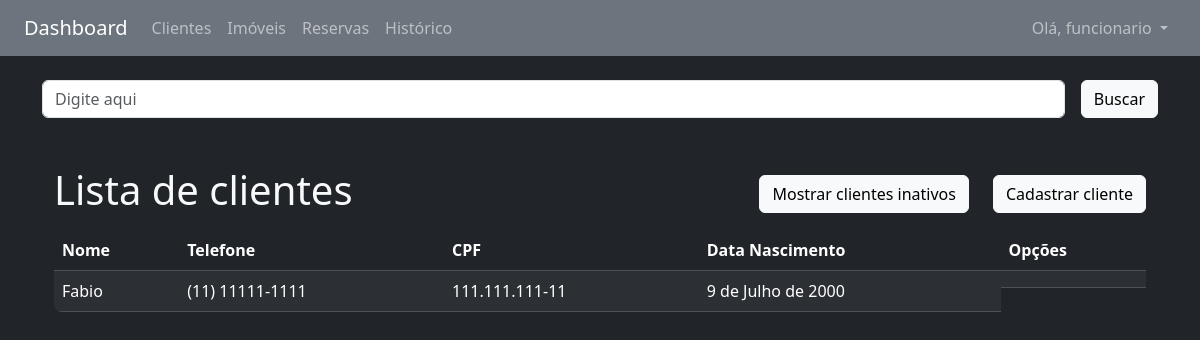
The app's page /clientes/nome/ (signed in), older data.
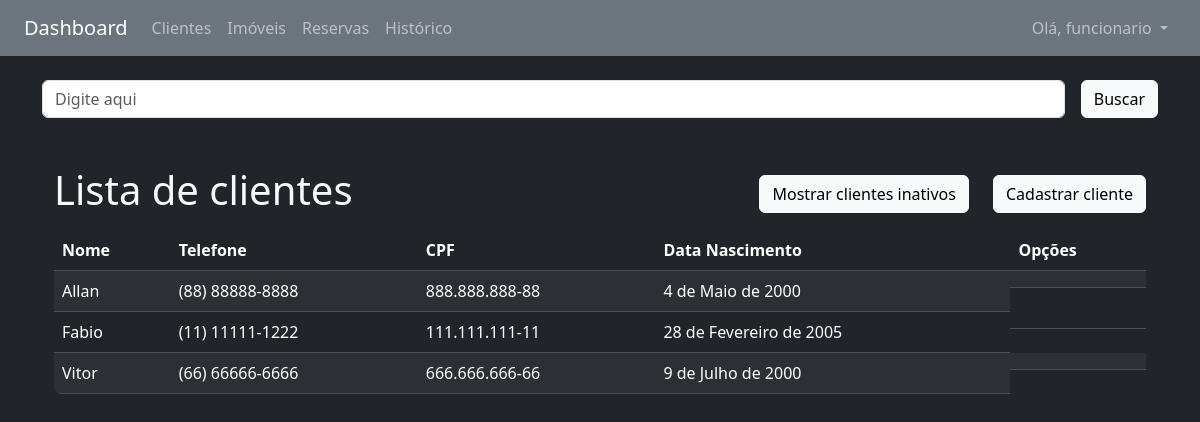
The same page, newer data.
### clientes/models.py (models this page shows, shortened)
class Cliente(models.Model):
    nome = models.CharField(max_length=100)
    telefone = models.CharField(max_length=20)
    cpf = models.CharField(max_length=14, unique=True)
    data_nascimento = models.DateField(null=True, blank=True)
    ativo = models.BooleanField(default=True)

### clientes/views.py (the view)
# urls.py: path('<campo>/', clientes, name="lista"),
@login_required
def clientes(request, campo):
    query = request.GET.get('busca', '')
    if campo == 'nome' and query:
        clientes = Cliente.objects.filter(ativo=True, nome__icontains=query)
    else:
        clientes = Cliente.objects.filter(ativo=True)
    if campo:
        campo_ordenacao = ORDENACAO_CLIENTES_LOOKUP.get(campo, 'nome')
        clientes = clientes.order_by(campo_ordenacao)
    dados = {'clientes': clientes, 'ativos': True,
             'query': query, 'campo': campo}
    return render(request, 'clientes/lista.html', dados)

### core/templatetags/format_filters.py (called while the page is built)
@register.filter
def format_cpf(value):
    cpf = re.sub(r'\D', '', value)
    if len(cpf) == 11:
        return f"{cpf[:3]}.{cpf[3:6]}.{cpf[6:9]}-{cpf[9:]}"
    return value

@register.filter
def format_telefone(value):
    telefone = re.sub(r'\D', '', value)
    if len(telefone) == 11:
        return f"({telefone[:2]}) {telefone[2:7]}-{telefone[7:]}"
    elif len(telefone) == 10:
        return f"({telefone[:2]}) {telefone[2:6]}-{telefone[6:]}"
    return value

### clientes/templates/clientes/lista.html (shortened to what this page needs)
{% extends 'base.html' %}
{% load heroicons %}
{% load format_filters %}
{% block content %}
{% include 'partials/_busca.html' %}
<div class="container-sm mt-5 d-flex justify-content-between align-items-center">
    <h1 class="h1">Lista de clientes</h1>
    <div class="d-flex gap-4">
        {% if ativos %}
        <a href="{% url 'clientes:lista_inativos' 'nome' %}" class="btn btn-light">Mostrar clientes inativos</a>
        {% else %}
        <a href="{% url 'clientes:lista' 'nome' %}" class="btn btn-light">Mostrar
            clientes ativos</a>
        {% endif %}
        <a href="{% url 'clientes:cadastrar' %}" class="btn btn-light">{% heroicon_outline "pencil-square" %} Cadastrar
            cliente</a>
    </div>
</div>
<div class="container-sm mt-2">
    <div class="bg-dark rounded-3 overflow-hidden">
        <table cellpadding="5" cellspacing="1" class="table table-dark table-striped mb-0">
            <thead>
                <tr>
                    <th>
                        {% if ativos %}
                        <a href="{% url 'clientes:lista' 'nome' %}" class="text-decoration-none text-white">
                            {% include "clientes/partials/link_nome.html" %}</a>
                        {% else %}
                        <a href="{% url 'clientes:lista_inativos' 'nome' %}" class="text-decoration-none text-white">
                            {% include "clientes/partials/link_nome.html" %}</a>
                        {% endif %}
                    </th>
                    <th>Telefone</th>
                    <th>CPF</th>
                    <th>
                        {% if ativos %}
                        <a href="{% url 'clientes:lista' 'data_nascimento' %}" class="text-decoration-none text-white">
                            {% include "clientes/partials/link_data.html" %}</a>
                        {% else %}
                        <a href="{% url 'clientes:lista_inativos' 'data_nascimento' %}"
                            class="text-decoration-none text-white">
                            {% include "clientes/partials/link_data.html" %}</a>
                        {% endif %}
                    </th>
                    <th>Opções</th>
                </tr>
            </thead>
            <tbody>
                {% for cliente in clientes %}
                <tr>
                    <td>{{ cliente.nome }}</td>
                    <td>{{ cliente.telefone|format_telefone }}</td>
                    <td>{{ cliente.cpf|format_cpf }}</td>
                    <td>{{ cliente.data_nascimento }}</td>
                    <td class="d-flex gap-4">
                    </td>
                </tr>
                {% empty %}
                <tr>
                    <td colspan="6">Nenhum cliente cadastrado.</td>
                </tr>
                {% endfor %}
            </tbody>
        </table>
    </div>
</div>
{% endblock %}

Row changes from the older to the newer data that the page shows:
added Cliente: nome "Allan", telefone "(88) 88888-8888", cpf "888.888.888-88", data_nascimento "4 de Maio de 2000"
changed Cliente "Fabio": telefone "(11) 11111-1111" → "(11) 11111-1222"; data_nascimento "9 de Julho de 2000" → "28 de Fevereiro de 2005"
added Cliente: nome "Vitor", telefone "(66) 66666-6666", cpf "666.666.666-66", data_nascimento "9 de Julho de 2000"
